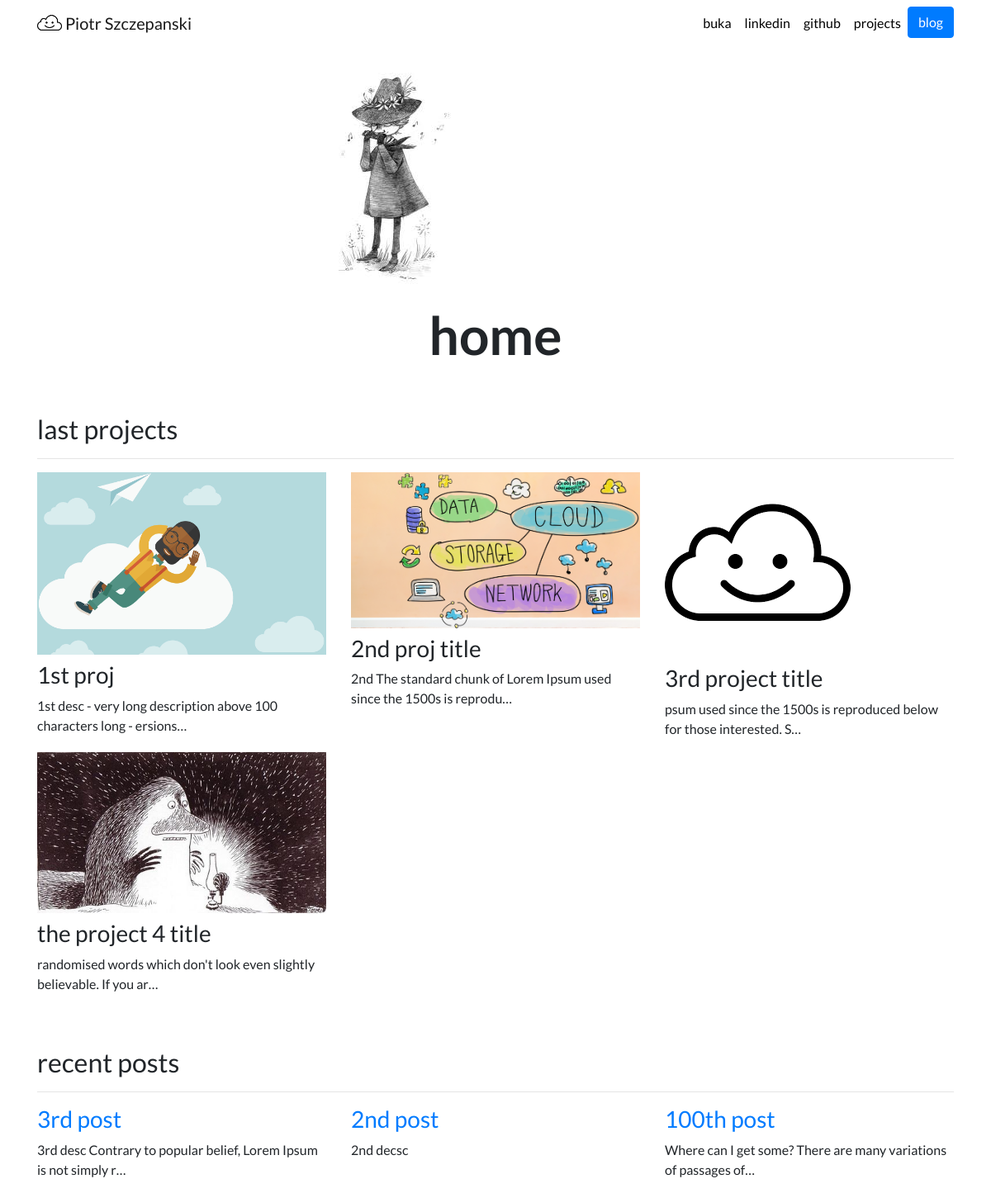
Before: / with the older database file.
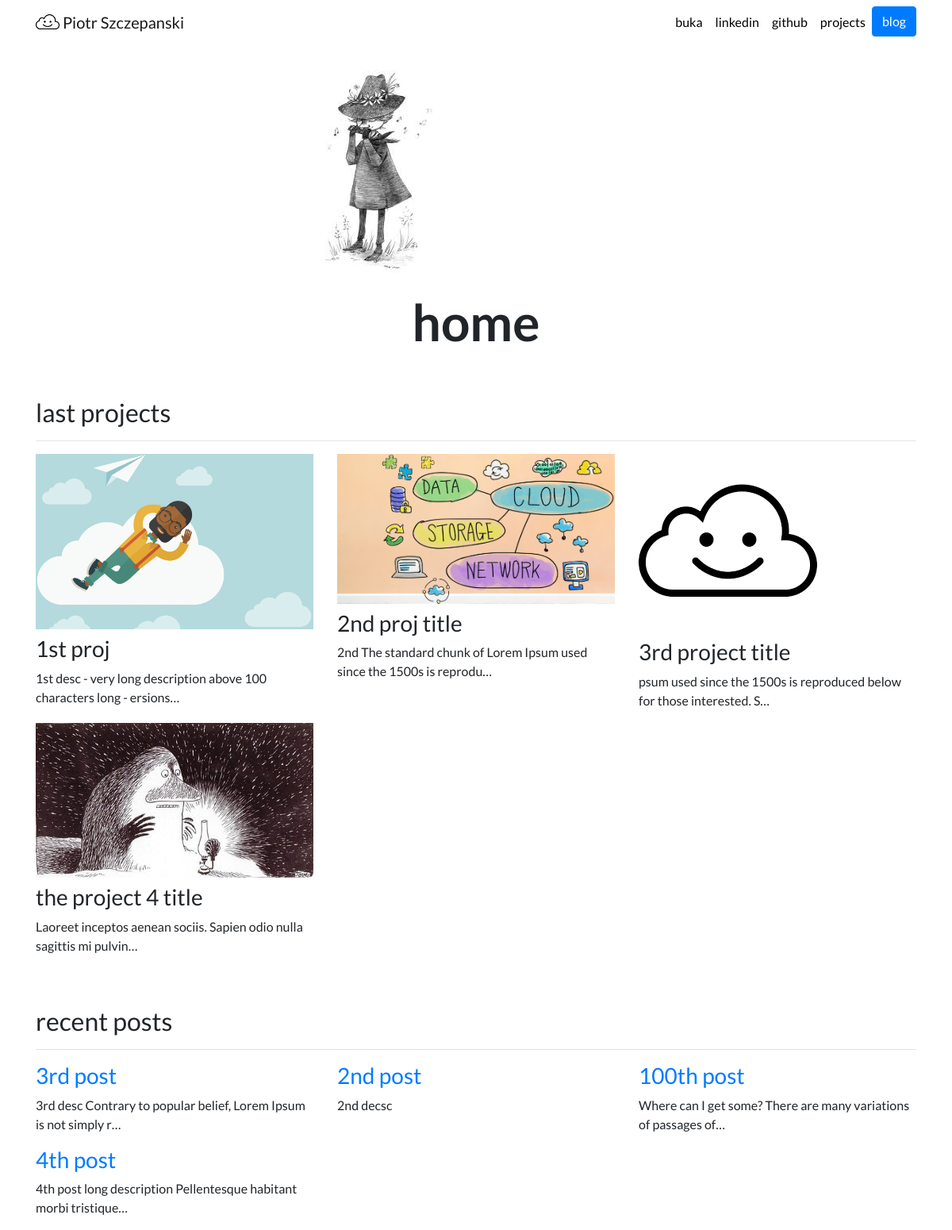
After: the same page with the newer database file.
### app_projects/models.py (models this page shows, shortened)
class Project(models.Model):
    title = models.CharField(max_length=100)
    description = models.CharField(max_length=250)
    image = models.ImageField(upload_to='app_projects/images/')
    date = models.DateField()
    url = models.URLField(blank=True)

### app_blog/models.py (models this page shows, shortened)
class Post(models.Model):
    title = models.CharField(max_length=200)
    description = models.TextField()
    date = models.DateField()

### app_projects/views.py (the view)
# urls.py: path('', views.home, name='home'),
def home(request):
    projects = Project.objects.all()
    posts = Post.objects.all()
    return render(request, 'app_proj_root/home.html', {'projects':projects, 'posts':posts})

### app_projects/templates/app_proj_root/home.html
{% extends "app_proj_root/base.html" %}
{% load static %}
{% block content %}
<div class="row justify-content-center my-3">
    <div class="col-5">
        <img src="{% static 'app_proj_static_media/snufkin.jpg' %}" class='img-fluid' alt="">
    </div>
</div>
<div class="row justify-content-center mb-3">
    <div class="col-md-9 text-center">
        <h1 id="hometext" class="font-weight-bold">home</h1>
    </div>
</div>
<h2 class="mt-5">last projects</h2>
<hr>
<div class="row">
    {% for project in projects %}
    <div class="col-lg-4 col-md-6">
        {% if project.url %}
        <a href="{% url 'app_projects:detail' project.id %}">
            <img src="{{ project.image.url }}" class="img-fluid mb-2" alt="">
        </a>
        {% else %}
        <img src="{{ project.image.url }}" class="img-fluid mb-2">
        {% endif %}
        <h3>{{ project.title }}</h3>
        <p>{{ project.description|striptags|truncatechars:70 }}</p>
    </div>
    {% endfor %}
</div>
<h2 class="mt-5">recent posts</h2>
<hr>
<div class="row">
    {% for post in posts %}
    <div class="col-lg-4 col-md-6">
    <a href="{% url 'app_blog:detail' post.id %}">
        <h3>{{ post.title }}</h3>
    </a>
    <p>{{ post.description|striptags|truncatechars:70 }}</p>
    </div>
    {% endfor %}
</div>
{% endblock %}

### app_projects/templates/app_proj_root/base.html (shortened to what this page needs)
{% load static %}
<!doctype html>
<html lang="en">
<head>
  <link rel="stylesheet" href="https://stackpath.bootstrapcdn.com/bootstrap/4.4.1/css/bootstrap.min.css">
  <link rel="stylesheet" href="{% static 'app_proj_static_media/custom.css' %}">
</head>
<body>
  <nav id="topNav" class="navbar navbar-expand-md navbar-light">
    <div class="container">
      <a class="navbar-brand" href="{% url 'home' %}">
        <img src="{% static 'app_proj_static_media/logo_cloud.png' %}" width="30" height="30" class="d-inline-block align-top">
        <span>Piotr Szczepanski</span>
      </a>
      <div class="collapse navbar-collapse text-center" id="navbarNav">
        <ul class="navbar-nav ml-auto">
          <li class="nav-item">
            <a class="nav-link" href="{% static 'app_proj_static_media/buka.jpg' %}" target="_blank">buka</a>
          </li>
          <li class="nav-item">
            <a class="nav-link" href="https://www.linkedin.com/in/szczepanskipiotr/" target="_blank">linkedin</a>
          </li>
          <li class="nav-item">
            <a class="nav-link" href="https://github.com/szczepanski" target="_blank">github</a>
          </li>
            <a class="nav-link" href="{% url 'app_projects:all_projects' %}">projects</a>
          <li>
            <a role="button" href="{% url 'app_blog:all_posts' %}" class="btn btn-primary">blog</a>
          </li>
        </ul>
      </div>
    </div>
  </nav>
  <div class="container">
    {% block content %}
    {% endblock %}
  </div>
</body>
</html>

### app_projects/static/app_proj_static_media/custom.css (style rules this page uses)
.navbar-nav .nav-link { color: rgba(0,0,0,1) !important; }
body { font-family: 'Lato', sans-serif; }
@media (min-width: 992px) { #hometext { font-size: 4rem; } }

Changed rows visible on the page:
changed Project "the project 4 title": description "randomised words which don't look even slightly believable. If you ar…" → "Laoreet inceptos aenean sociis. Sapien odio nulla sagittis mi pulvin…"
added Post: title "4th post", description "4th post long description Pellentesque habitant morbi tristique…"
